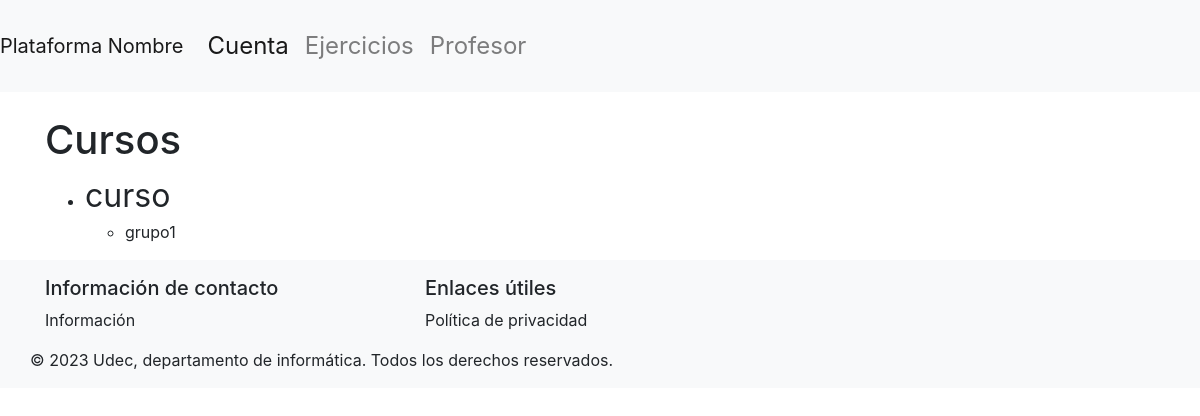
Before: /dashDocente/1/verCursos (signed in) with the older database file.
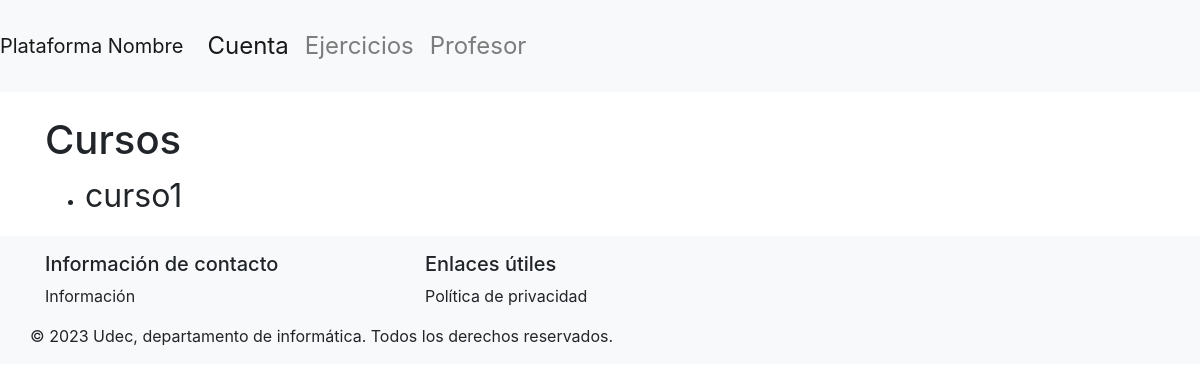
After: the same page with the newer database file.
### basedatos/modelos.py (models this page shows, shortened)
class Curso(db.Model):
    id = db.Column(db.Integer, primary_key=True)
    nombre = db.Column(db.String(100), nullable=False, unique=True)
    activa = db.Column(db.Boolean(), nullable=False, default=True)
    estudiantes = db.relationship('Estudiante', secondary=inscripciones, back_populates='cursos')
    grupos = db.relationship('Grupo', order_by=Grupo.id, back_populates='curso')

class Grupo(db.Model):
    id = db.Column(db.Integer, primary_key=True)
    nombre = db.Column(db.String(50), nullable=False, unique=True)
    curso = db.relationship('Curso', back_populates='grupos')
    estudiantes = db.relationship('Estudiante', secondary=estudiantes_grupos, back_populates='grupos')
    id_curso = db.Column(db.Integer, db.ForeignKey('curso.id'))

### main.py (the view)
@app.route('/dashDocente/<int:supervisor_id>/verCursos', methods=['GET','POST'])
@login_required
def verCursos(supervisor_id):
    if not verify_supervisor(supervisor_id):
        flash('No tienes permiso para acceder a este dashboard. Debes ser un Supervisor.', 'danger')
        return redirect(url_for('login'))
    cursos = Curso.query.all()
    grupos=Grupo.query.all()
    if not cursos:
        flash('No existen cursos, por favor crear un curso', 'danger')
        return redirect(url_for('dashDocente',supervisor_id=supervisor_id))
    return render_template('verCursos.html', supervisor_id=supervisor_id, cursos=cursos, grupos=grupos)

### basedatos/modelos.py (called while the page is built)
    @property
    def is_authenticated(self):
        return True

### main.py (called while the page is built)
@login_manager.user_loader
def load_user(user_id):
    if user_id.startswith("e"):
        user = db.session.get(Estudiante, int(user_id[1:]))
    elif user_id.startswith("s"):
        user = db.session.get(Supervisor, int(user_id[1:]))
    else:
        return None
    return user

def verify_supervisor(supervisor_id):
    if not isinstance(current_user, Supervisor):
        flash('No tienes permiso para acceder a este dashboard. Debes ser un Supervisor.', 'danger')
        return False
    if current_user.id != supervisor_id:
        flash('No tienes permiso para acceder a este dashboard.', 'danger')
        return False
    return True

### templates/verCursos.html (shortened to what this page needs)
{% extends 'layout.html' %}
{% block content %}
<h1>Cursos</h1>
<div class="row">
    <div class="col-md-12">
        <ul>
            {% for curso in cursos %}
                <li>
                    <a href="{{ url_for('detallesCurso', supervisor_id=supervisor_id, curso_id=curso.id) }}" style="font-size: 2em;">{{ curso.nombre }}</a>
                    <ul>
                        {% for grupo in curso.grupos %}
                            <li>{{ grupo.nombre }}</li>
                        {% endfor %}
                    </ul>
                </li>
            {% endfor %}
        </ul>
    </div>
</div>
{% endblock %}

Changed rows visible on the page:
removed Grupo: nombre "grupo1"
changed Curso: nombre "curso" → "curso1"
